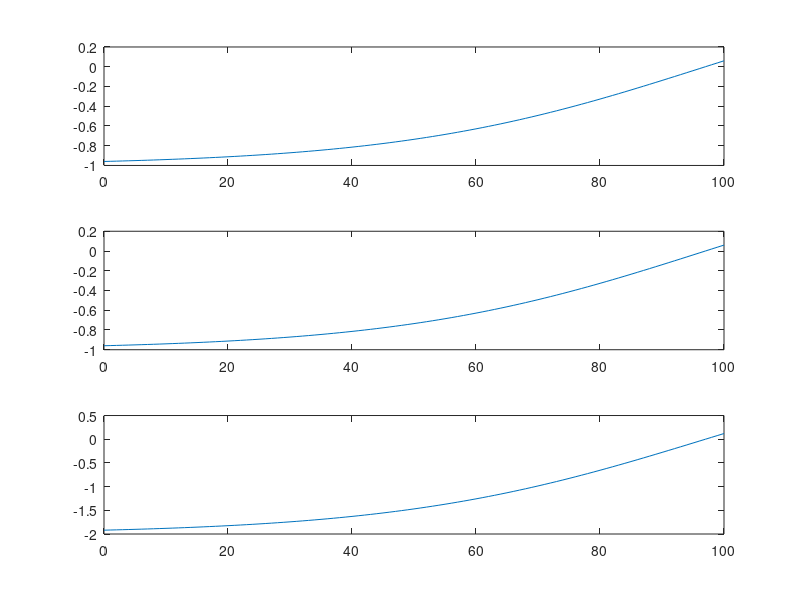

The MATLAB source for this figure:

x=0:1:100
len=100

fminus= tanh( 2 * ((x + 3 - len)./len) )
fplus = tanh( 2 * ((x - len + 3)./len) )
ff = fminus + fplus

subplot(3,1,1)
plot(x, fminus )

subplot(3,1,2)
plot(x, fplus )

subplot(3,1,3)
plot( x, ff )